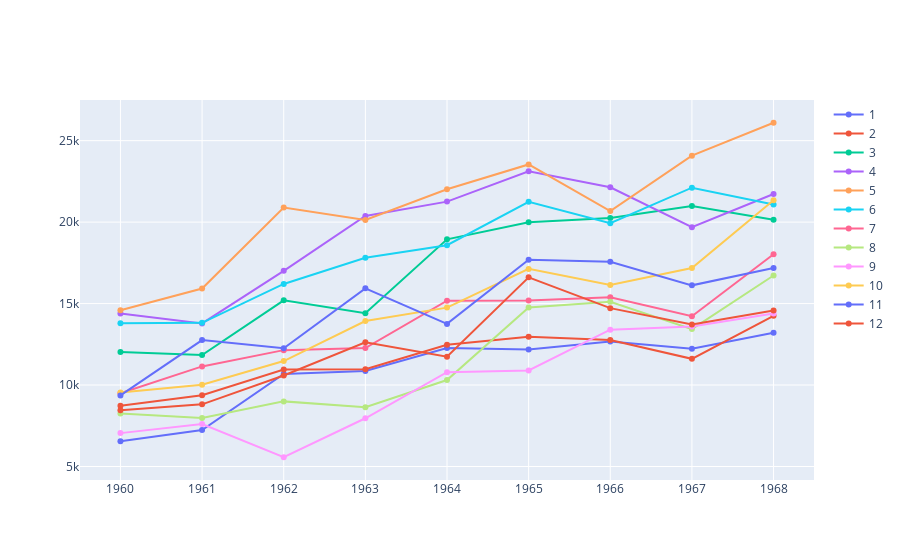

Notebook cell for this chart:
### Code cell
traces = []

for m in df['m'].unique():
    tmp = df[df['m']==m]
    
    traces.append(Scatter(x = tmp['year'], y = tmp['Sales'], name = str(m)))
    
iplot(Figure(data = traces))
